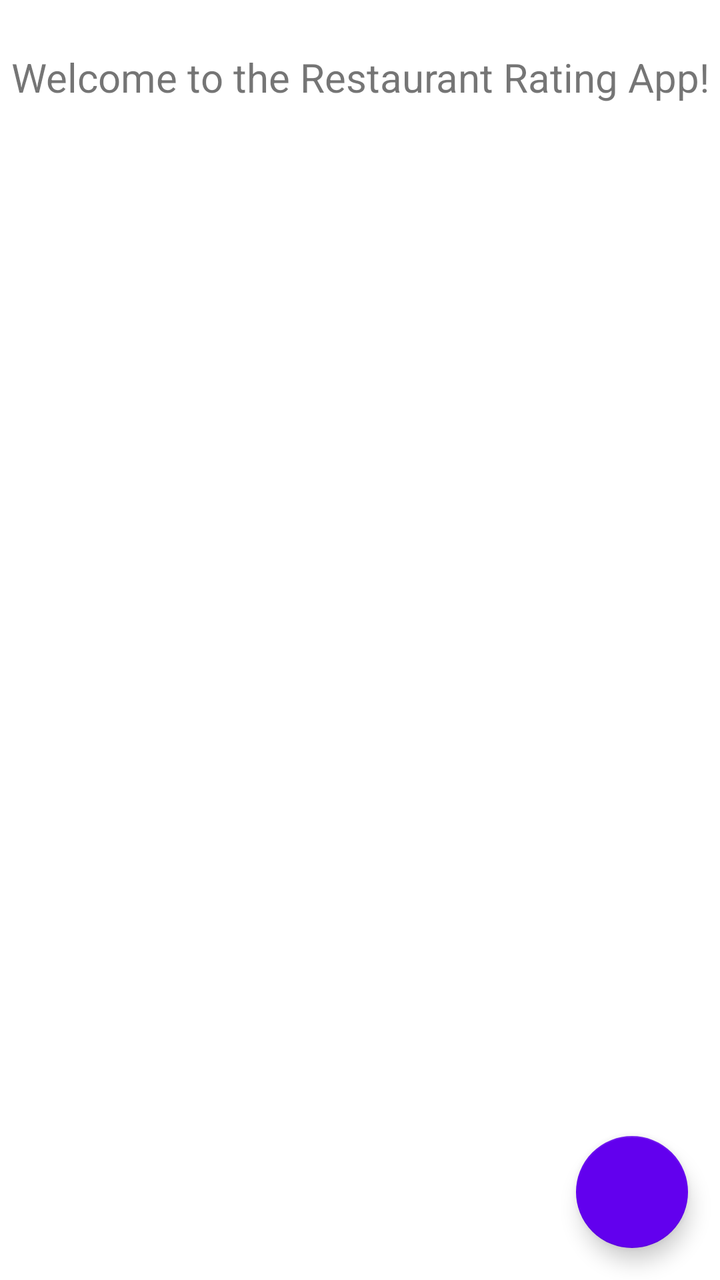
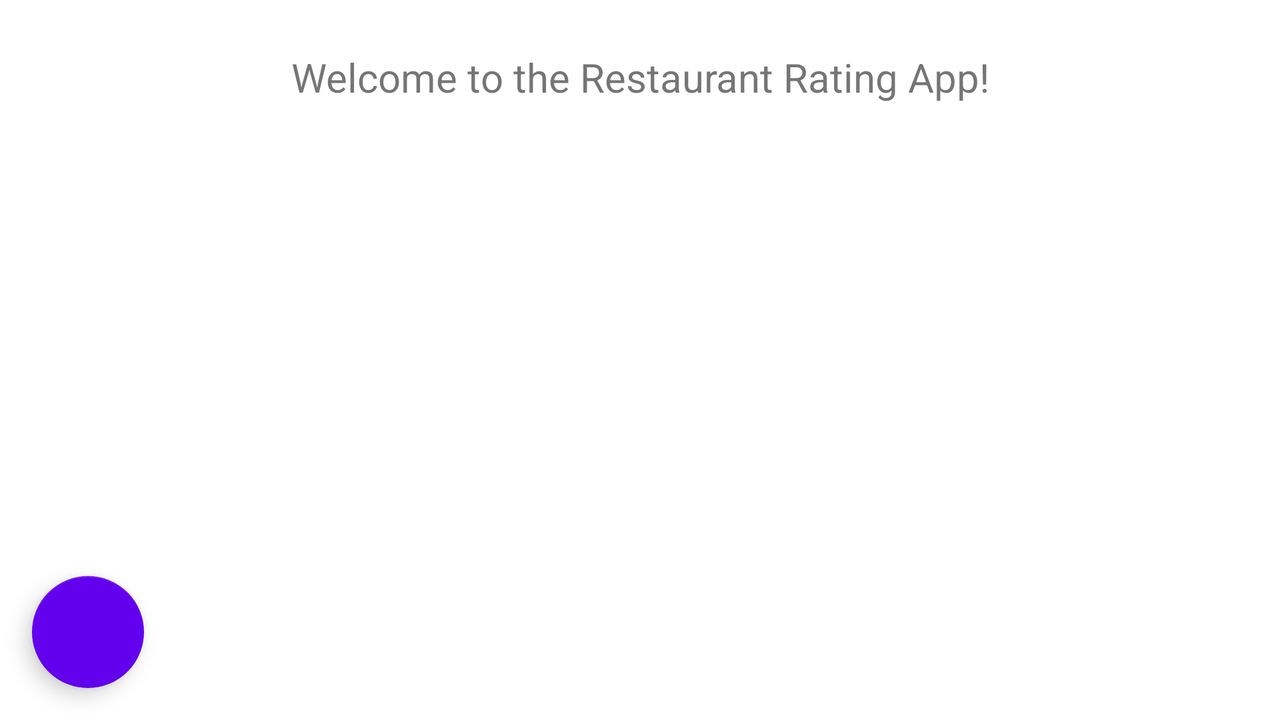

Compare how this app lays out the same screen by default and in its alternative resource folder. The renders come first, then the two layout files and the values they reference.
<!-- AndroidManifest.xml: application theme Theme.RestaurantRating -->
<!-- res/layout/activity_start.xml -->
<?xml version="1.0" encoding="utf-8"?>
<FrameLayout
        xmlns:android="http://schemas.android.com/apk/res/android"
        xmlns:tools="http://schemas.android.com/tools"
        tools:context=".StartActivity"
        android:layout_width="match_parent"
        android:layout_height="match_parent">

    <LinearLayout
        android:layout_width="match_parent"
        android:layout_height="match_parent"
        android:orientation="vertical">

        <TextView
            android:layout_width="match_parent"
            android:layout_height="wrap_content"
            android:text="@string/welcome_message"
            android:layout_marginTop="20dp"
            android:padding="5dp"
            android:gravity="center_horizontal"
            android:textSize="20sp"/>

         

        <androidx.recyclerview.widget.RecyclerView
            android:id="@+id/rating_recycler_view"
            android:layout_width="match_parent"
            android:layout_height="match_parent" />

    </LinearLayout>
    <com.google.android.material.floatingactionbutton.FloatingActionButton
        android:id="@+id/floating_add_button"
        android:layout_width="wrap_content"
        android:layout_height="wrap_content"
        android:layout_gravity="bottom|end"
        android:src="@drawable/ic_baseline_add_24"
        android:contentDescription="@string/add_a_review"
        android:layout_margin="16dp"/>

</FrameLayout>
<!-- resources referenced by this layout -->
<resources>
  <string name="add_a_review">Add a review</string>
  <string name="welcome_message">Welcome to the Restaurant Rating App!</string>
  <style name="Theme.RestaurantRating" parent="Theme.MaterialComponents.DayNight.DarkActionBar">
          
          <item name="colorPrimary">@color/blue_500</item>
          <item name="colorPrimaryVariant">@color/blue_700</item>
          <item name="colorOnPrimary">@color/white</item>
          
          <item name="colorSecondary">@color/purple_500</item>
          <item name="colorSecondaryVariant">@color/purple_700</item>
          <item name="colorOnSecondary">@color/black</item>
          
          <item name="android:statusBarColor" tools:targetApi="l">?attr/colorPrimaryVariant</item>
          
      </style>
  <color name="blue_500">#add8e6</color>
  <color name="blue_700">#0009ff</color>
  <color name="white">#FFFFFFFF</color>
  <color name="purple_500">#FF6200EE</color>
  <color name="purple_700">#FF3700B3</color>
  <color name="black">#FF000000</color>
</resources>
<!-- res/layout-land/activity_start.xml (the repository's variant of the layout above) -->
<!-- drawn on the phone turned sideways -->
<?xml version="1.0" encoding="utf-8"?>
<LinearLayout
        xmlns:android="http://schemas.android.com/apk/res/android"
        xmlns:tools="http://schemas.android.com/tools"
        tools:context=".StartActivity"
        android:layout_width="match_parent"
        android:layout_height="match_parent"
        android:orientation="vertical">

        <TextView
            android:layout_width="match_parent"
            android:layout_height="wrap_content"
            android:text="@string/welcome_message"
            android:layout_marginTop="20dp"
            android:padding="5dp"
            android:gravity="center_horizontal"
            android:textSize="20sp"/>

        <LinearLayout
            android:layout_width="match_parent"
            android:layout_height="match_parent"
            android:orientation="horizontal">
        <FrameLayout
            android:layout_width="0dp"
            android:layout_height="match_parent"
            android:layout_weight="1">

         

            <androidx.recyclerview.widget.RecyclerView
                android:id="@+id/rating_recycler_view"
                android:layout_width="match_parent"
                android:layout_height="match_parent"
                android:layout_weight="1"/>

            <com.google.android.material.floatingactionbutton.FloatingActionButton
                android:id="@+id/floating_add_button"
                android:layout_width="wrap_content"
                android:layout_height="wrap_content"
                android:layout_gravity="bottom|start"
                android:src="@drawable/ic_baseline_add_24"
                android:contentDescription="@string/add_a_review"
                android:layout_margin="16dp"/>

        </FrameLayout>

        <FrameLayout
            android:id="@+id/detail_container"
            android:layout_width="0dp"
            android:layout_height="match_parent"
            android:layout_weight="2"/>

    </LinearLayout>
</LinearLayout>
